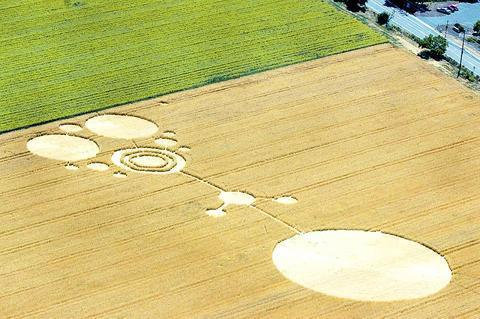
#> input picture crop1.jpg, 480 x 319 px
$ python computeH.py
#> lines starting #> are read from the running program, lines starting #| are printed output that depends on the picture
import matplotlib.pylab as plt
import numpy as np
import sys
import cv2

""""
run script twice
change the list to the other image and another text file
"""
"""""

right_file = "crop1.png"
left_file = "crop2.png"
r_img = plt.imread(right_file)
l_img = plt.imread(left_file)
f,a = plt.subplots(1,2, figsize=(15,10))
a[0].imshow(l_img)
a[1].imshow(r_img)
pos_right = []
pos_left = []
def onclick(event):
    pos_right.append([event.xdata,event.ydata])
f.canvas.mpl_connect('button_press_event', onclick)
f.show()
plt.show()
with open('right.txt', 'w') as f:
    for item in pos_right:
        f.write("%s\n" % [int(item[0]), int(item[1])])
print(pos_right)

"""""
import json

new_img_size = 2.0
scaler = lambda t,orig_img_size : t * (new_img_size / float(orig_img_size))


def computeH():
    left_list = np.load('cc1.npy')
#> (reads cc1.npy from the repository)
        #getScaledPoints("left.txt")
    right_list =  np.load('cc2.npy')
#> (reads cc2.npy from the repository)

    print(cv2.findHomography(left_list, right_list))

    #why is the identity matrix diagonal half
        #getScaledPoints("right.txt")

    n = len(left_list)

    left_x = np.asarray([item[0] for item in left_list])
    left_y = np.asarray([item[1] for item in right_list])

    right_x = np.asarray([item[0] for item in right_list])
    transpose_right_x = np.reshape(right_x, (n,1))
    right_y = np.asarray([item[1] for item in right_list])
    transpose_right_y = np.reshape(right_y, (n,1))

    one_array = np.ones((n,1))
    zero_array = np.zeros((n,3))

    x_multiply = np.multiply(-left_x, right_x)
    x_multiply = np.reshape(x_multiply, (n,1))

    yx_multiply = np.multiply(-left_y, right_x)
    yx_multiply = np.reshape(yx_multiply, (n,1))

    xy_multiply = np.multiply(-left_x, right_y)
    xy_multiply = np.reshape(xy_multiply, (n,1))

    y_multiply = np.multiply(-left_y, right_y)
    y_multiply = np.reshape(y_multiply, (n,1))

    top = np.concatenate((left_list,one_array, zero_array, x_multiply, yx_multiply, transpose_right_x), axis=1)
    bottom = np.concatenate((zero_array, left_list, one_array,xy_multiply, y_multiply, transpose_right_y),axis=1 )

    A = np.concatenate((top,bottom), axis=0)

    u, s, vh = np.linalg.svd(A)
    H = vh[-1].reshape(3,3)
    return H

def getScaledPoints(textfile):
    f = open(textfile)
    left_list = np.asarray([json.loads(line.strip()) for line in f])
    left_list = np.asarray([[scaler(i) for i in coord] for coord in left_list])
    f.close()
    return left_list


def warpImage(inputIm, refIm, H):
    #inputIm is left image
    #refIm is the right image
#> called with inputIm = 'crop1.jpg', refIm = 'crop2.jpg', H = array of shape (3, 3)
    input = np.asarray(plt.imread(inputIm))
#> input is the input picture: shape (319, 480, 3); mean R, G, B 203.1, 192.9, 120.9
    print(input.shape)
#| (319, 480, 3)
    height, width, channels = input.shape
#> height = 319; width = 480; channels = 3
    #print(height, width, channels)

    top_left = np.asarray([0,0,1]).reshape(3,1)
    top_right = np.asarray([width, 0, 1]).reshape(3,1)
#> top_right = [480, 0, 1]

    bot_left = np.asarray([0,height, 1]).reshape(3,1)
#> bot_left = [0, 319, 1]
    bot_right = np.asarray([width, height, 1]).reshape(3,1)
#> bot_right = [480, 319, 1]

    corners = np.concatenate((top_left, top_right, bot_left, bot_right), axis=1)
    forward_warped = np.dot(H, corners)

    x_max=y_max = -sys.maxint
    x_min=y_min = sys.maxint

    scale_warped = list()
    for col in forward_warped.T:
        row = np.true_divide(col, col[2])
        if (row[0] > x_max):
            x_max = row[0]
        elif (row[0] < x_min):
            x_min = row[0]
        if (row[1] > y_max):
            y_max = row[1]
        if (row[1] < y_min):
            y_min = row[1]
        scale_warped.append(row)
#> after the loop, x_max = 152.5; x_min = -409.9; y_max = 52.84
    scale_warped = np.asarray(scale_warped)
    scale_warped = np.transpose(scale_warped)
    #print(scale_warped)

    y_length = int(np.ceil(y_max)) - int(np.floor(y_min))
    x_length = int(np.ceil(x_max)) - int(np.floor(x_min))
    A = np.asarray([[w, h, 1] for h in range(int(np.floor(y_min)),  int(np.ceil(y_max)))
                    for w in range(int(np.floor(x_min)),  int(np.ceil(x_max)))])
    y_min_ind = int(np.floor(y_min))
    x_min_ind = int(np.floor(x_min))
    H_inv = np.linalg.inv(H)
    size = (y_length, x_length, 3)
    print(y_length, x_length)
#| 385 563
    final_image = np.zeros(size)
    for h in range(int(np.floor(y_min)),  int(np.ceil(y_max))):
        for w in range(int(np.floor(x_min)),  int(np.ceil(x_max))):
            col = np.reshape([w, h, 1], (3,1))
            on_input = np.dot(H_inv, col)
            on_input = np.true_divide(on_input, on_input[2])

            y_new = int(round(on_input[1][0]))
            x_new = int(round(on_input[0][0]))

            if(y_new >= 0 and y_new < height):
                #is it in the range of y
                if (x_new >= 0 and x_new < width):
                    #is it in the range of x
                    final_image[h-y_min_ind][w-x_min_ind] = input[y_new][x_new]
                else:
                    final_image[h - y_min_ind][w - x_min_ind] = np.asarray([0,0,0])
            else:
                final_image[h - y_min_ind][w - x_min_ind] = np.asarray([0, 0, 0])
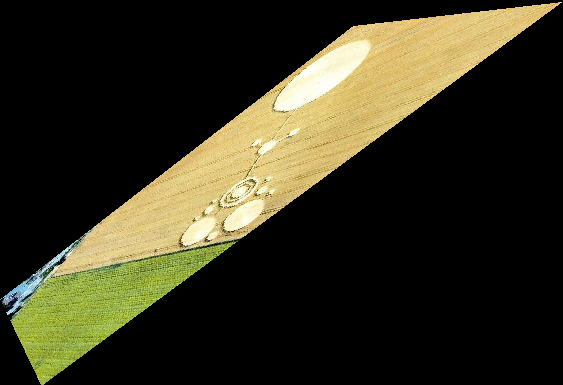
#> final_image: shape (385, 563, 3) float64; mean R, G, B 51.7, 48.8, 29.9
    plt.imshow(final_image)
    plt.show()

""""

    A = np.transpose(A)
    H_inv = np.linalg.inv(H)
    final_image = np.zeros(y_length, x_length)
    scale_inverse_warp = list()
    for col in inverse_warp:
        row = np.true_divide(col, col[2])
        final_image
        scale_inverse_warp.append(row)
    scale_inverse_warp = np.asarray(scale_inverse_warp)
    scale_inverse_warp = np.transpose(scale_inverse_warp)


    transformed = np.dot(H, np.transpose(A))


    scale_w = list()
    x_max = -sys.maxint
    x_max_y = 0
    x_min = sys.maxint
    x_min_y = 0

    y_max = -sys.maxint
    y_max_x = 0
    y_min = sys.maxint
    y_min_x =0
    for col in transformed.T:
        row = np.true_divide(col, col[2])
        if(row[0] > x_max):
            x_max = row[0]
            x_max_y = row[1]
        elif(row[0] < x_min):
            x_min = row[0]
            x_min_y = row[1]
        if(row[1] > y_max):
            y_max_x = row[0]
            y_max = row[1]
        if(row[1] < y_min):
            y_min_x = row[0]
            y_min = row[1]
        scale_w.append(row)
    print(len(scale_w), len(scale_w[0]))
    print(x_min, x_min_y, x_max, x_max_y, y_min, y_min_x, y_max, y_max_x)
"""


# [12 lines of commented-out code are left out]
print(warpImage("crop1.jpg", "crop2.jpg", computeH()))
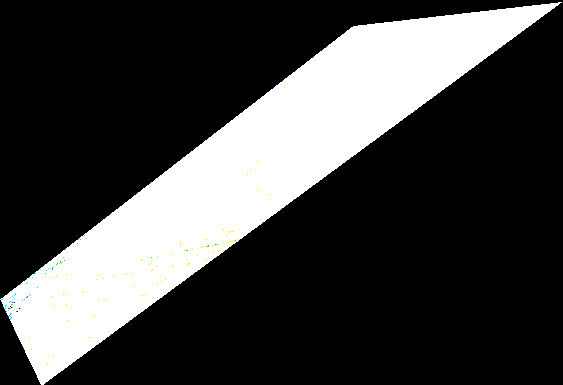
#> shown: shape (385, 563, 3) float64; mean R, G, B 0.253, 0.253, 0.252
